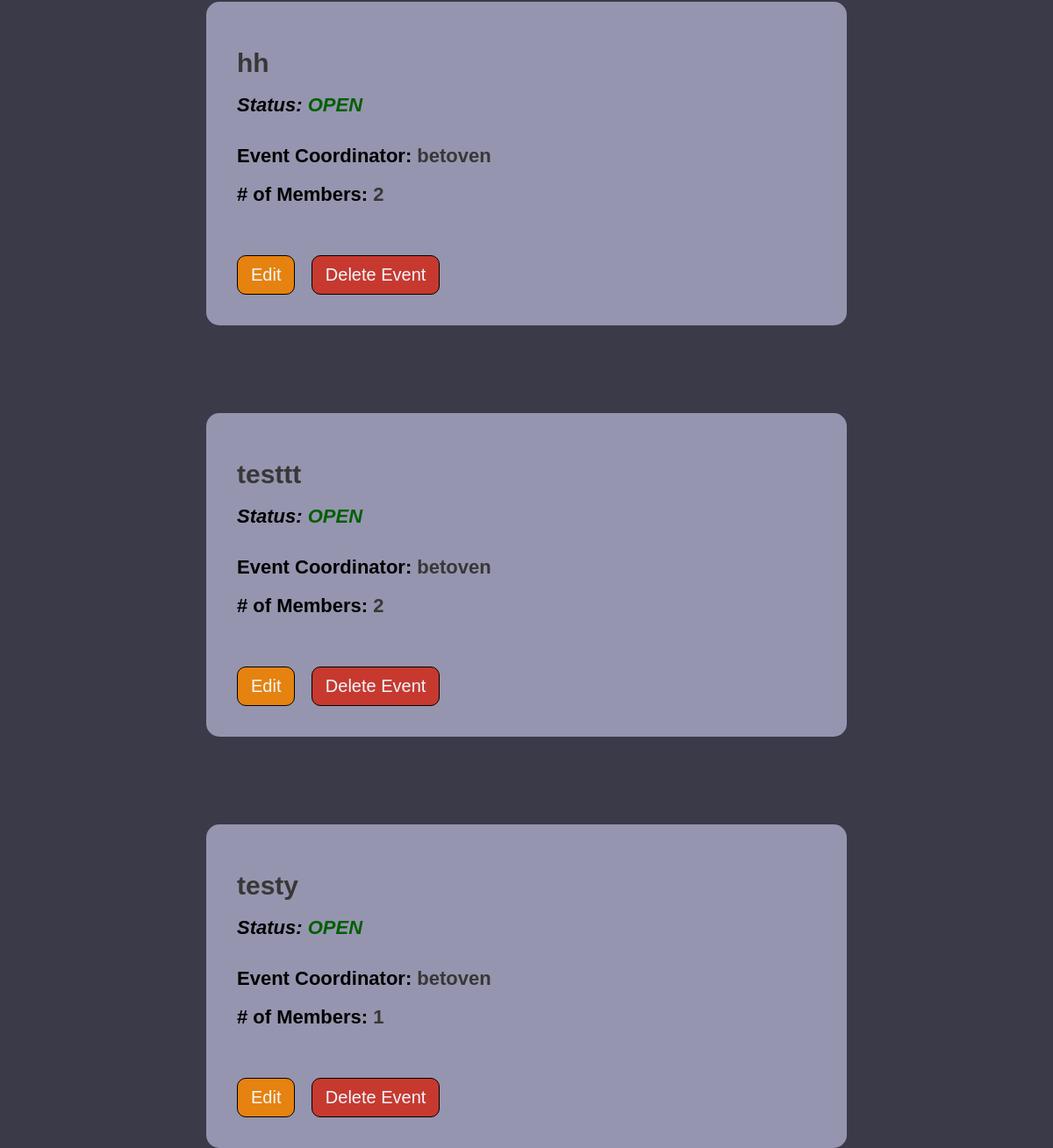
/events (signed in, lower part), run on an earlier commit of the app's database.
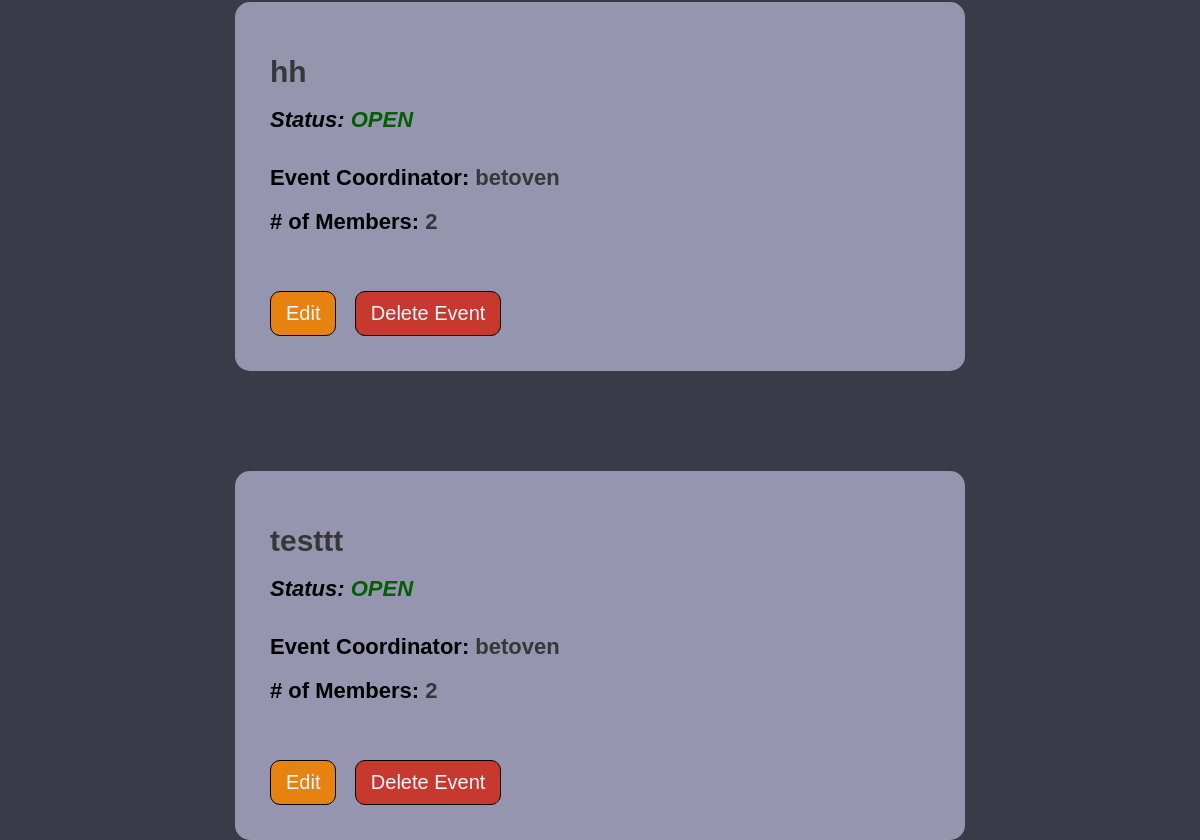
And on a later commit of the database.
### market/models.py (models this page shows, shortened)
class Event(db.Model):
    event_id = db.Column(db.Integer(), primary_key=True)
    coordinator_id = db.Column(db.Integer(), db.ForeignKey('user.id'), nullable=False)
    event_name = db.Column(db.String(length=75), nullable=False, unique=True)
    event_date = db.Column(db.Date())
    event_status = db.Column(db.String(length=20))
    members = db.relationship('EventMembers', backref='attended_events', lazy=True)
    fields = db.relationship('EventFields', backref='event_for_field', lazy=True)
    filled_fields = db.relationship('UserEventFields', backref='FieldEvent', lazy=True)

class User(db.Model, UserMixin):
    id = db.Column(db.Integer(), primary_key=True)
    username = db.Column(db.String(length=30), nullable=False, unique=True)
    first_name = db.Column(db.String(length=50), nullable=False)
    last_name = db.Column(db.String(length=50), nullable=False)
    email_address = db.Column(db.String(length=50), nullable=False, unique=True)
    password_hash = db.Column(db.String(length=60), nullable=False)
    events = db.relationship('Event', backref='coordinator', lazy=True)
    events_attending = db.relationship('EventMembers', backref='attendees', lazy=True)
    @property
    def password(self):
        return self.password_hash

### market/routes.py (the view)
@app.route("/events")
@login_required
def events_page():
    events=Event.query.order_by(Event.event_status.desc()).all()
    return render_template('events.html', events=events)

### market/models.py (called while the page is built)
@login_manager.user_loader
def load_user(user_id):
    return User.query.get(int(user_id))

### market/templates/events.html (shortened to what this page needs)
{% extends 'base.html' %}
  {% block style %}
  <link rel= "stylesheet" type= "text/css" href= "{{ url_for('static',filename='styles/events.css') }}">
  {% endblock %}
  {% block content %}
    {% if events %}
    <center>
      <div class="create-div">
      {% for event in events %}
      <div class="event">
        <div class="titles-div">
          <h1 class="e-title"><span class="event-info event-info-title">{{event.event_name}}</span></h1>
          <h1 class="e-title e-status"><i>Status:
            {% if event.event_status|title=='Open' %}
              <span class="event-status-info-open">{{event.event_status|upper}}</i></span></h1><br>
              {% elif event.event_status|title=='Closed' %}
            <span class="event-status-info-closed">{{event.event_status|upper}}</i></span></h1><br>
            {% endif %}
          <h1 class="e-title">Event Coordinator: <span class="event-info">{{event.coordinator.username}}</span></h1>
          <h1 class="e-title"># of Members: <span class="event-info">
            {% set count = [] %}
            {% for person in event.members%}
              {% if person.status == 'member'%}
                {% set _ = count.append(person) %}
              {% endif %}
            {% endfor %}
            {{count|length}}
          </span></h1>
        </div>
        <br><br><br><br>
        <div class="buttons">
          {% if current_user.is_authenticated and current_user.id == event.coordinator.id %}
            <a href="{{ url_for('event_info', event_id=event.event_id) }}"><button class="edit-btn">Edit</button></a>
            <a href="{{ url_for('delete_event', event_id=event.event_id) }}"><button class="delete-btn">Delete Event</button></a>
            {% else %}
              <a href="{{ url_for('event_info', event_id=event.event_id) }}"><button class="info-btn">Info</button></a>
              {% if event.event_status=='open'%}
              <a href="{{ url_for('request_event', event_id=event.event_id, member_id=current_user.id) }}"><button class="request-btn">Request</button></a>
              {% endif %}
            {% endif %}
        </div>
      </div>
      {% endfor %}
    </div></center>
    {% else %}
    <center>
    <div class="no-event-div">
    <p>Be the First To Create An Event!</p>
    <a href="{{url_for('create_event')}}"><button class="create-btn">Create Event +</button></a>
    </div></center>
    {% endif %}
  {% endblock %}

What changed in the data, as far as the page shows it:
removed Event: event_name "testy", event_status "OPEN", coordinator.username "betoven", count "1"
